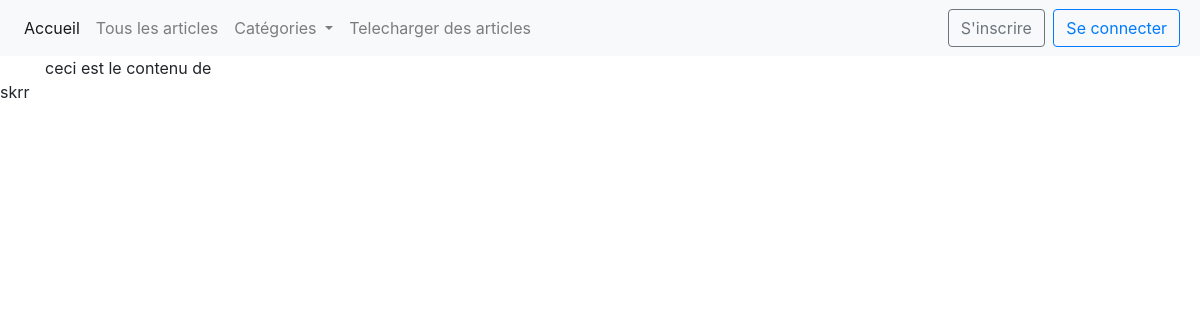
Page /articles/sante on the earlier database version.
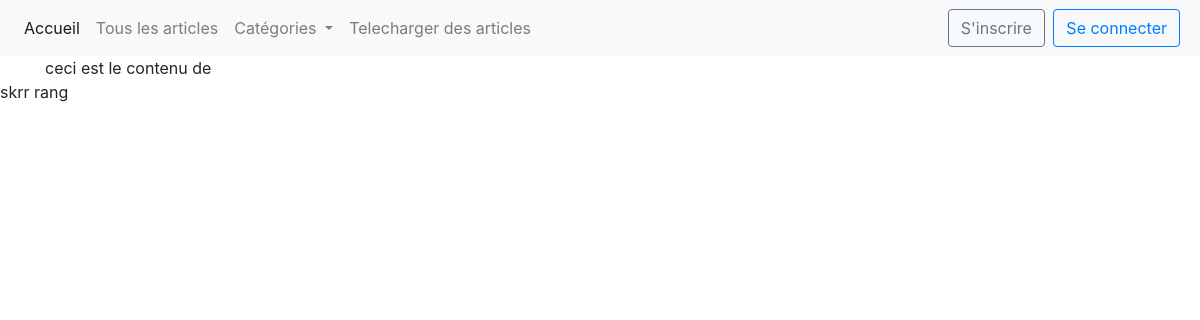
Same page on the later database version.
### App/models.py (models this page shows)
class Article(models.Model):
    titre = models.CharField(max_length=30)
    description = models.CharField(max_length=300)
    date = models.DateTimeField(default=timezone.now, blank=True)
    cat_choises = (
        ('sport', 'sport'),
        ('sante', 'sante'),
        ('politique', 'politique'),
    )
    categorie = models.CharField(max_length=30, choices=cat_choises)

### App/views.py (the view)
# urls.py: path('articles/sante', categorie_sante,name='sante' ),
def categorie_sante(request):
    liste_article = Article.objects.filter(categorie="sante")
    context = {'liste_articles': liste_article}
    return render(request, 'categorie-sante.html', context)

### App/templates/categorie-sante.html
{% extends 'base.html' %}
{% block content %}
    <div class="container">ceci est le contenu de {{ cat }}</div>
    {% for article in liste_articles %}
        {{ article.titre}}
    {% endfor %}
{% endblock %}

Differences in the rows shown:
added Article: titre "rang"
